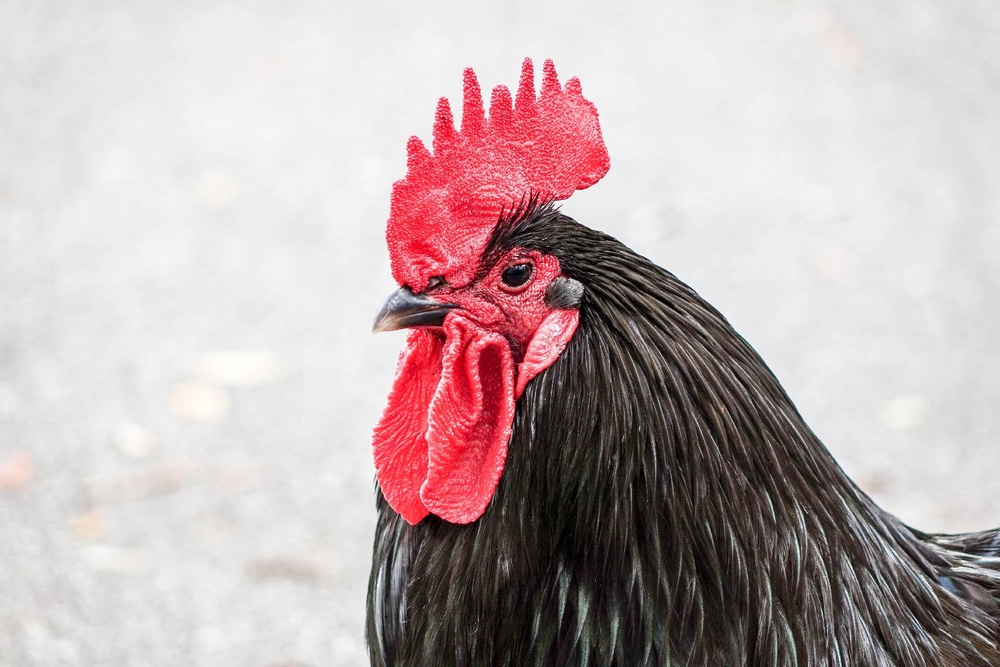
#> input picture ayam.jpg, 1000 x 667 px, shrunk from 1920 x 1280 before the run, found by its file name
$ python materi-opencv8.py
#> lines starting #> are read from the running program, lines starting #| are printed output that depends on the picture
# Mengimpor library
import cv2
import matplotlib.pyplot as plt

# Membuka gambar
lengkap = cv2.imread('D:/Megabagusid/Python Masterclass/ayam.jpg')
#> lengkap is the input picture: shape (667, 1000, 3); mean B, G, R 176.7, 175.7, 191.3
plt.imshow(lengkap)
lengkap = cv2.cvtColor(lengkap, cv2.COLOR_BGR2RGB)
plt.imshow(lengkap)

# Membuka gambar
kepala = cv2.imread('D:/Megabagusid/Python Masterclass/ayam potong.jpg')
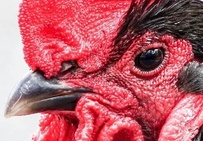
#> input picture ayam potong.jpg, 203 x 141 px, shrunk from 389 x 270 before the run, found by its file name
#> kepala is the input picture: shape (141, 203, 3); mean B, G, R 107.5, 96.3, 184.9
kepala = cv2.cvtColor(kepala, cv2.COLOR_BGR2RGB)
plt.imshow(kepala)

# Menyiapkan 3 objek berbeda untuk 3 nilai kepala.shape
kepala.shape
height, width, channels = kepala.shape
#> height = 141; width = 203; channels = 3

# Ada 6 metode yang akan digunakan (gunakan fungsi eval() untuk merubah string menjadi function)
teknik = [cv2.TM_CCOEFF, cv2.TM_CCOEFF_NORMED, cv2.TM_CCORR,cv2.TM_CCORR_NORMED,
          cv2.TM_SQDIFF, cv2.TM_SQDIFF_NORMED]
teknik_str = ['cv2.TM_CCOEFF', 'cv2.TM_CCOEFF_NORMED', 'cv2.TM_CCORR', 'cv2.TM_CCORR_NORMED',
              'cv2.TM_SQDIFF', 'cv2.TM_SQDIFF_NORMED']

# Mulai melakukan template matching
lengkap_copy = lengkap.copy()

hasil = cv2.matchTemplate(lengkap_copy, kepala, cv2.TM_CCOEFF)
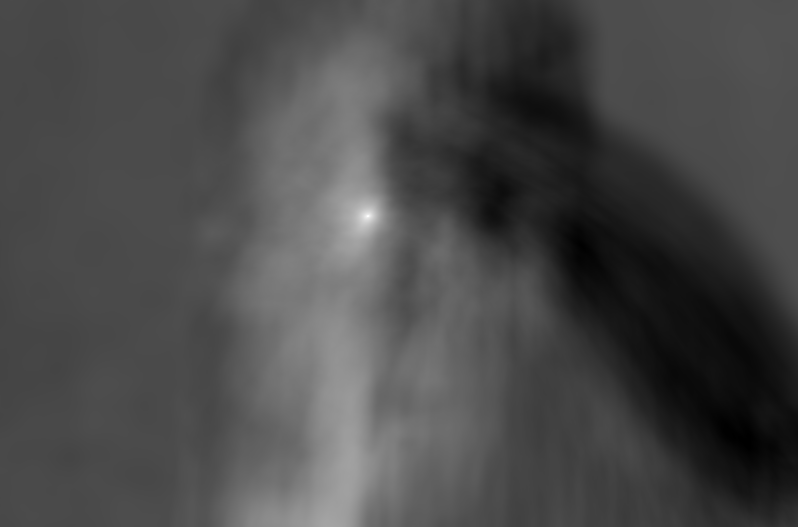
#> hasil: shape (527, 798) float32; min -172417936, max 405506080, mean -4472711; drawn with min black and max white
plt.imshow(hasil)

# Menyiapkan 4 objek untuk menampung hasil minMaxLoc
min_val, max_val, min_loc, max_loc = cv2.minMaxLoc(hasil)
#> min_val = -172417936; max_val = 405506080; min_loc = (741, 439); max_loc = (367, 216)

# Menentukan lokasi titik awal (pt1) dan titik akhir (pt2)
pt1 = max_loc
#> pt1 = (367, 216)
pt2 = (pt1[0]+width, pt1[1]+height)
#> pt2 = (570, 357)

# Menggambar rectangle
cv2.rectangle(lengkap_copy, pt1, pt2, (0,255,0), 20)
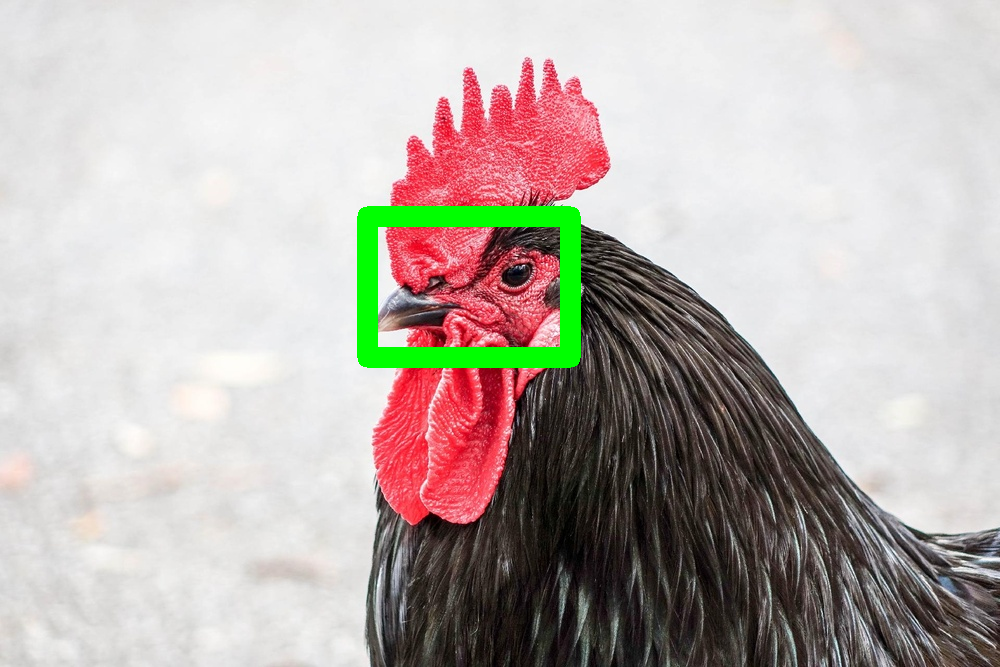
#> lengkap_copy: shape (667, 1000, 3); mean R, G, B 187.2, 178.6, 173.9

plt.figure()
plt.subplot(1,2,1)
plt.imshow(hasil)
plt.title('hasil template matching')

plt.subplot(1,2,2)
plt.imshow(lengkap_copy)
plt.title('Lokasi terdeteksi')
plt.suptitle('Teknik = '+teknik_str[0])

# For loop untuk semua teknik template matching
for i in teknik:

    # Membuat duplikasi objek lengkap
    lengkap_copy = lengkap.copy()

    # Mengaplikasikan template matching
    hasil = cv2.matchTemplate(lengkap_copy, kepala, i)

    # Menyiapkan 4 objek untuk menampung hasil minMaxLoc
    min_val, max_val, min_loc, max_loc = cv2.minMaxLoc(hasil)

    # Khusus untuk 2 algoritma yang ada SQ, kita gunakan nilai min
    if i in [cv2.TM_SQDIFF, cv2.TM_SQDIFF_NORMED]:
        pt1 = min_loc
    else:
        pt1 = max_loc

    # Menentukan pt2
    pt2 = (pt1[0]+width, pt1[1]+height)

    # Menggambar rectangle
    cv2.rectangle(lengkap_copy, pt1, pt2, (0,255,0), 20)

    plt.figure()
    plt.subplot(1,2,1)
    plt.imshow(hasil)
    plt.title('hasil template matching')

    plt.subplot(1,2,2)
    plt.imshow(lengkap_copy)
    plt.title('Lokasi terdeteksi')
    plt.suptitle('Teknik = '+teknik_str[teknik[i]])
#> this loop made 6 passes
#> (min_val, max_val, min_loc, pt1, pt2) on passes 1 to 4: (-172417936, 405506080, (741, 439), (367, 216), (570, 357)), (-0.485, 0.968, (67, 70), (367, 216), (570, 357)), (356925088, 2.68e+09, (513, 473), (190, 60), (393, 201)), (0.58, 0.993, (656, 387), (367, 216), (570, 357))
#> (min_val, max_val, max_loc, pt1, pt2) on passes 5 to 6: (27071274, 1.7e+09, (582, 123), (367, 216), (570, 357)), (0.0135, 1, (573, 316), (367, 216), (570, 357))
#> pass 3, `hasil = cv2.matchTemplate(lengkap_copy, kepala, i)`:
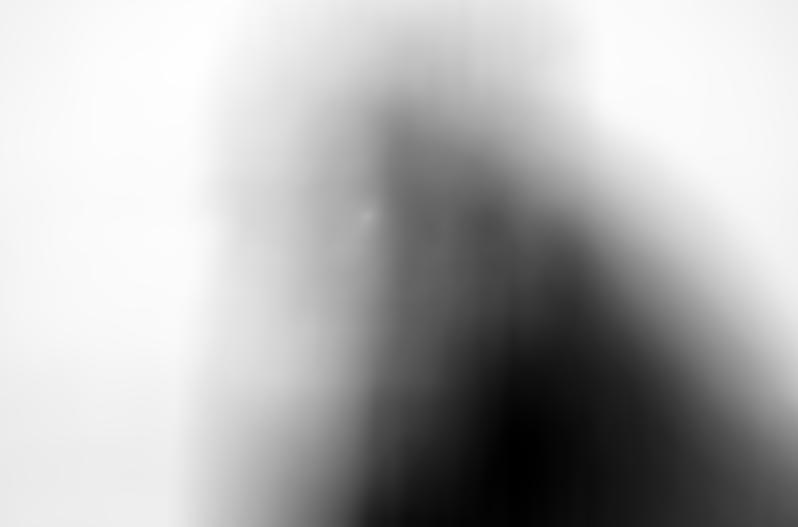
#> hasil: shape (527, 798) float32; min 356925088, max 2.68e+09, mean 1.96e+09; drawn with min black and max white
#> after the loop:
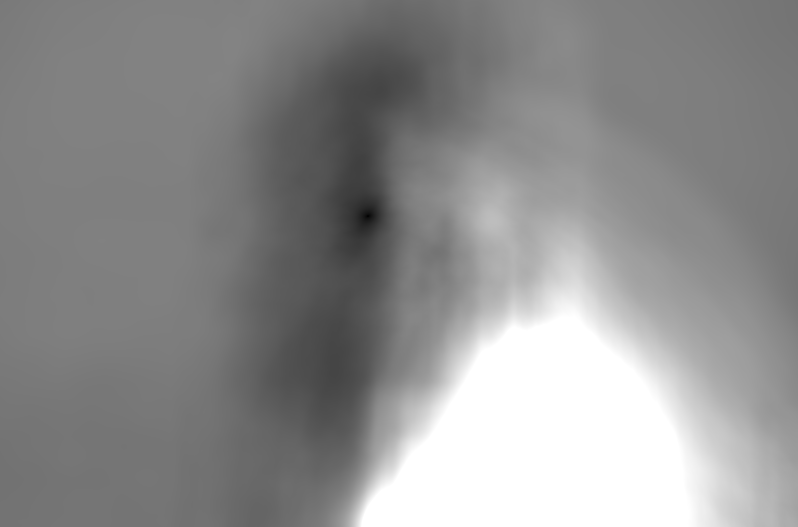
#> hasil: shape (527, 798) float32; min 0.0135, max 1, mean 0.562
#> figure, not shown here; B, G, R data is drawn as R, G, B
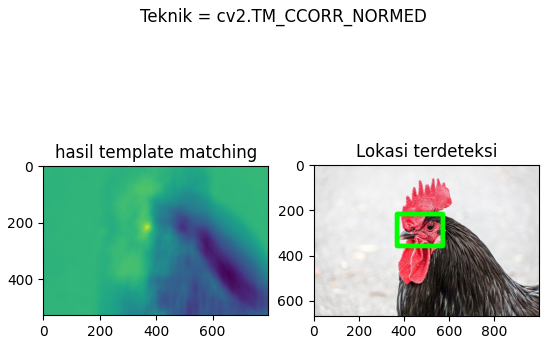
#> figure drawn by matplotlib, 2 panels
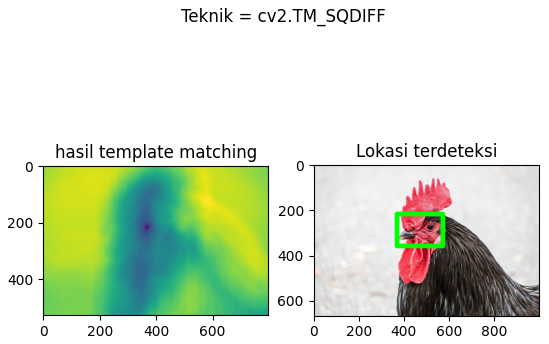
#> figure drawn by matplotlib, 2 panels
